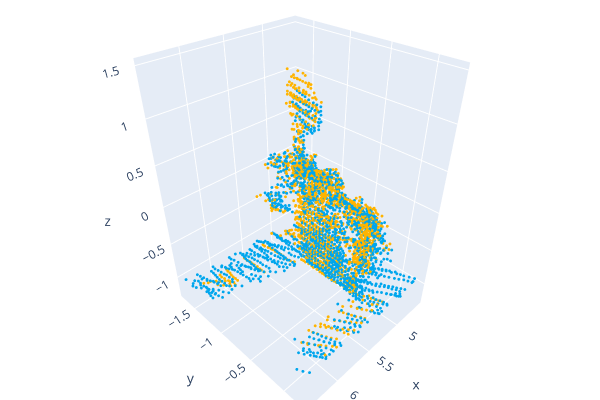

Here is the notebook cell this chart was saved with:
### Code cell
path1 = r'datasets/csv/box_plant1_manual/box_plant1_manual_frame5.csv'
path2 = r'datasets/csv/box_plant1_manual/box_plant1_manual_frame10.csv'
# path1 = r'datasets/csv/box_plant1/box_plant1_frame5.csv'
# path2 = r'datasets/csv/box_plant1/box_plant1_frame60.csv'

source = loadData(path1)
target = loadData(path2)

voxel_size=0.05
source_down, source_fpfh = preprocess_point_cloud(source, voxel_size)
target_down, target_fpfh = preprocess_point_cloud(target, voxel_size)

print("Apply fpfh registration")
result_ransac = execute_global_registration(source_down, target_down, source_fpfh, target_fpfh, voxel_size)

### Applying ICP for local registration
trans_init = np.asarray(result_ransac.transformation)
threshold=0.02
print("Apply point-to-point ICP")
reg_p2p = o3d.pipelines.registration.registration_icp(
    source, target, threshold, trans_init,
    o3d.pipelines.registration.TransformationEstimationPointToPoint())
print("Transformation is:")
print(reg_p2p.transformation)
draw_registration_result(source_down, target_down, reg_p2p.transformation)


# draw_registration_result(source_down, target_down, result_ransac.transformation)

### Figure 1 — Plotly figure (JSON) as saved in the notebook; plotly's stock layout.template omitted (floating-point values rounded to 4 significant figures; data arrays with more than 128 entries replaced by an {"elided": "..."} marker saying what was removed)
{"data": [{"marker": {"color": {"elided": "1499x3 float values"}, "size": 1}, "mode": "markers", "type": "scatter3d", "x": {"elided": "1499 float values"}, "y": {"elided": "1499 float values"}, "z": {"elided": "1499 float values"}}, {"marker": {"color": {"elided": "1912x3 float values"}, "size": 1}, "mode": "markers", "type": "scatter3d", "x": {"elided": "1912 float values"}, "y": {"elided": "1912 float values"}, "z": {"elided": "1912 float values"}}], "layout": {"height": 400, "margin": {"b": 0, "l": 0, "r": 0, "t": 0}, "scene": {"camera": {"center": {"x": 0, "y": 0, "z": 0}, "up": {"x": 0, "y": 0, "z": 1}}}, "showlegend": false, "width": 600}}
